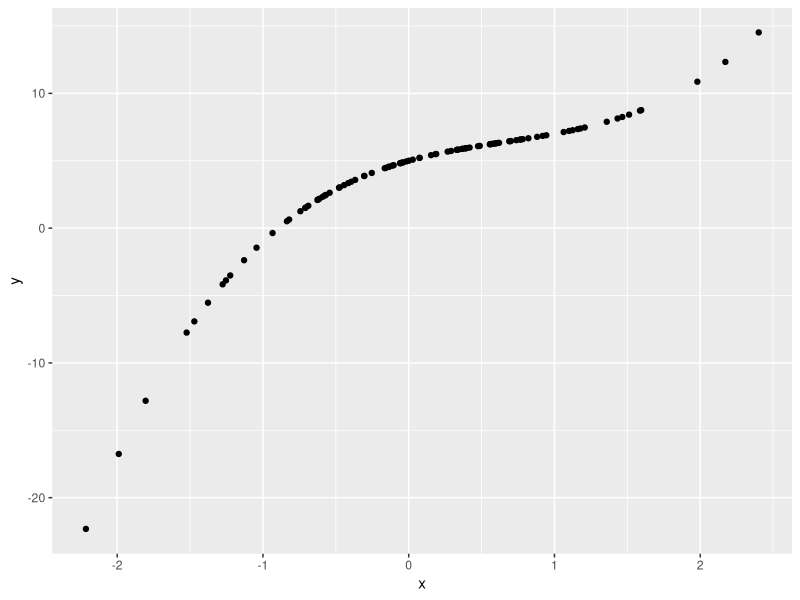
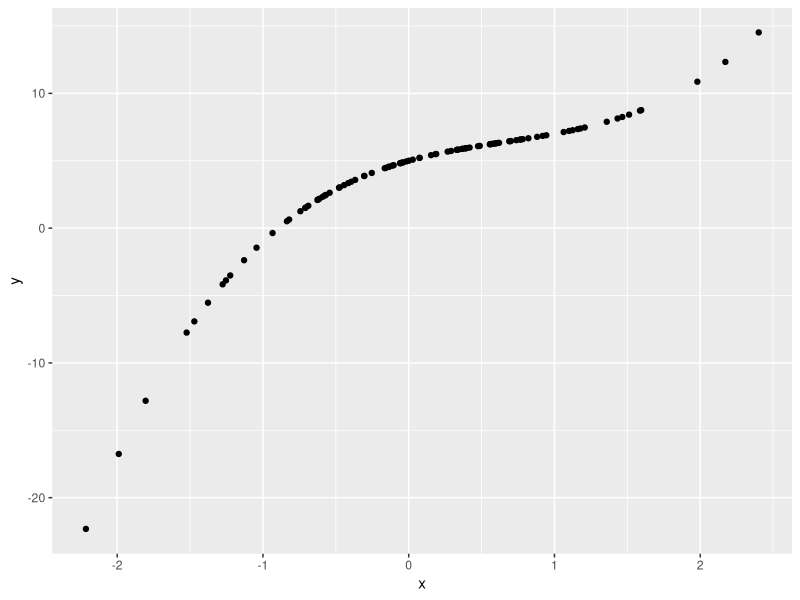

These charts were generated, in order, by the following R code:
##################
### Exercise 8 ###
##################

library(ggplot2)

## part a: simulated dataset creation
set.seed(1)
x <- rnorm(100)
noise <- rnorm(100)

## part b: response vector with given model y = 1x^3 - 2x^2 + 3x + 5
y <- x^3 - 2*x^2 + 3*x + 5
qplot(x,y)
ggsave("fun.pdf")

## part c: perform best subset selection
